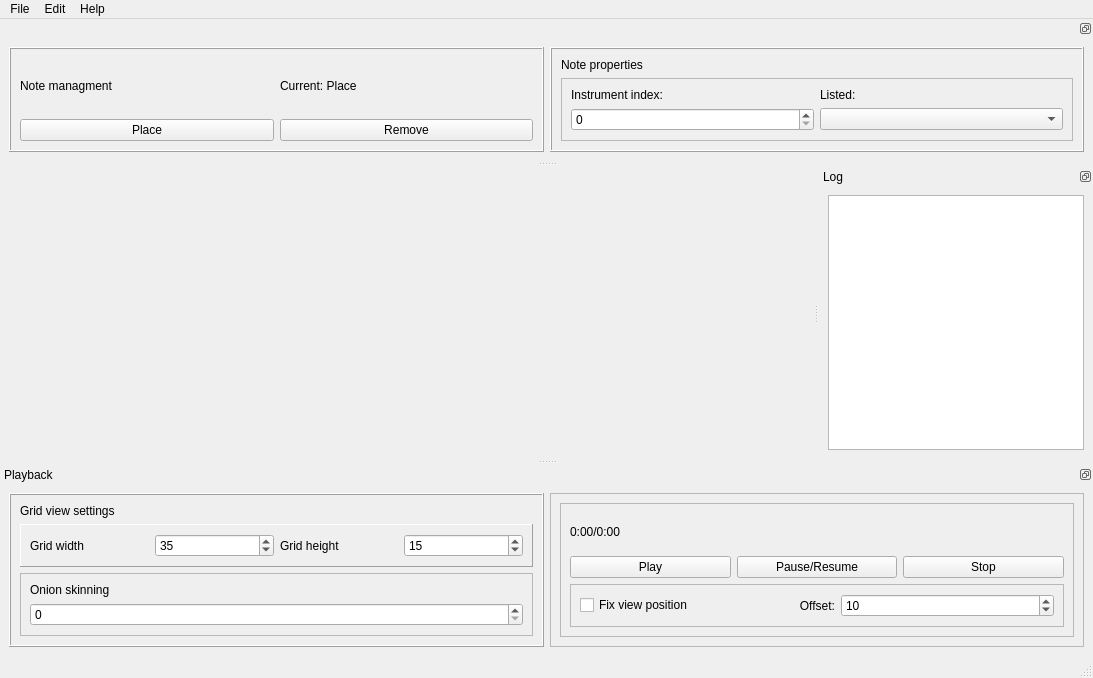
<?xml version="1.0" encoding="UTF-8"?>
<ui version="4.0">
 <class>MainWindow</class>
 <widget class="QMainWindow" name="MainWindow">
  <property name="geometry">
   <rect>
    <x>0</x>
    <y>0</y>
    <width>1093</width>
    <height>678</height>
   </rect>
  </property>
  <property name="windowTitle">
   <string>SimpleMIDI</string>
  </property>
  <property name="windowOpacity">
   <double>1.000000000000000</double>
  </property>
  <property name="tabShape">
   <enum>QTabWidget::Triangular</enum>
  </property>
  <widget class="QWidget" name="centralwidget"/>
  <widget class="QMenuBar" name="menubar">
   <property name="geometry">
    <rect>
     <x>0</x>
     <y>0</y>
     <width>1093</width>
     <height>21</height>
    </rect>
   </property>
   <widget class="QMenu" name="menuFile">
    <property name="title">
     <string>File</string>
    </property>
    <addaction name="actionNew"/>
    <addaction name="separator"/>
    <addaction name="actionOpen"/>
    <addaction name="actionSave"/>
    <addaction name="separator"/>
    <addaction name="actionExportToMIDI"/>
   </widget>
   <widget class="QMenu" name="menuEdit">
    <property name="title">
     <string>Edit</string>
    </property>
    <addaction name="actionPreferences"/>
   </widget>
   <widget class="QMenu" name="menuHelp">
    <property name="title">
     <string>Help</string>
    </property>
    <addaction name="actionAbout"/>
   </widget>
   <addaction name="menuFile"/>
   <addaction name="menuEdit"/>
   <addaction name="menuHelp"/>
  </widget>
  <widget class="QStatusBar" name="statusbar"/>
  <widget class="QDockWidget" name="dockRight">
   <property name="features">
    <set>QDockWidget::DockWidgetFloatable|QDockWidget::DockWidgetMovable</set>
   </property>
   <property name="windowTitle">
    <string>Log</string>
   </property>
   <attribute name="dockWidgetArea">
    <number>2</number>
   </attribute>
   <widget class="QWidget" name="dockWidgetContents_3">
    <layout class="QVBoxLayout" name="verticalLayout">
     <item>
      <widget class="QTextBrowser" name="Log"/>
     </item>
    </layout>
   </widget>
  </widget>
  <widget class="QDockWidget" name="dockLower">
   <property name="baseSize">
    <size>
     <width>1264</width>
     <height>400</height>
    </size>
   </property>
   <property name="floating">
    <bool>false</bool>
   </property>
   <property name="features">
    <set>QDockWidget::DockWidgetFloatable|QDockWidget::DockWidgetMovable</set>
   </property>
   <property name="windowTitle">
    <string>Playback</string>
   </property>
   <attribute name="dockWidgetArea">
    <number>8</number>
   </attribute>
   <widget class="QWidget" name="dockWidgetContents_4">
    <layout class="QHBoxLayout" name="horizontalLayout_2">
     <item>
      <widget class="QFrame" name="frame">
       <property name="frameShape">
        <enum>QFrame::Box</enum>
       </property>
       <property name="frameShadow">
        <enum>QFrame::Raised</enum>
       </property>
       <layout class="QGridLayout" name="gridLayout">
        <item row="1" column="0">
         <widget class="QFrame" name="GridSize">
          <property name="frameShape">
           <enum>QFrame::Panel</enum>
          </property>
          <property name="frameShadow">
           <enum>QFrame::Raised</enum>
          </property>
          <layout class="QHBoxLayout" name="horizontalLayout">
           <item>
            <widget class="QLabel" name="label">
             <property name="text">
              <string>Grid width</string>
             </property>
            </widget>
           </item>
           <item>
            <widget class="QSpinBox" name="GridWidthSetSpinbox">
             <property name="minimum">
              <number>1</number>
             </property>
             <property name="value">
              <number>35</number>
             </property>
            </widget>
           </item>
           <item>
            <widget class="QLabel" name="label_2">
             <property name="text">
              <string>Grid height</string>
             </property>
            </widget>
           </item>
           <item>
            <widget class="QSpinBox" name="GridHeightSetSpinbox">
             <property name="minimum">
              <number>1</number>
             </property>
             <property name="value">
              <number>15</number>
             </property>
            </widget>
           </item>
          </layout>
         </widget>
        </item>
        <item row="0" column="0">
         <widget class="QLabel" name="label_3">
          <property name="text">
           <string>Grid view settings</string>
          </property>
         </widget>
        </item>
        <item row="2" column="0">
         <widget class="QFrame" name="frame_6">
          <property name="frameShape">
           <enum>QFrame::StyledPanel</enum>
          </property>
          <property name="frameShadow">
           <enum>QFrame::Raised</enum>
          </property>
          <layout class="QVBoxLayout" name="verticalLayout_5">
           <item>
            <widget class="QLabel" name="label_8">
             <property name="text">
              <string>Onion skinning</string>
             </property>
            </widget>
           </item>
           <item>
            <widget class="QSpinBox" name="OnionSkinSpinBox">
             <property name="maximum">
              <number>1000</number>
             </property>
            </widget>
           </item>
          </layout>
         </widget>
        </item>
       </layout>
      </widget>
     </item>
     <item>
      <widget class="QFrame" name="frame_2">
       <property name="frameShape">
        <enum>QFrame::StyledPanel</enum>
       </property>
       <property name="frameShadow">
        <enum>QFrame::Raised</enum>
       </property>
       <layout class="QVBoxLayout" name="verticalLayout_2">
        <item>
         <widget class="QFrame" name="frame_3">
          <property name="frameShape">
           <enum>QFrame::StyledPanel</enum>
          </property>
          <property name="frameShadow">
           <enum>QFrame::Raised</enum>
          </property>
          <layout class="QVBoxLayout" name="verticalLayout_3">
           <item>
            <widget class="QLabel" name="Time">
             <property name="text">
              <string>0:00/0:00</string>
             </property>
            </widget>
           </item>
           <item>
            <layout class="QHBoxLayout" name="horizontalLayout_3">
             <item>
              <widget class="QPushButton" name="PlayButton">
               <property name="text">
                <string>Play</string>
               </property>
               <property name="shortcut">
                <string>Ctrl+S</string>
               </property>
               <property name="checkable">
                <bool>false</bool>
               </property>
              </widget>
             </item>
             <item>
              <widget class="QPushButton" name="PauseButton">
               <property name="text">
                <string>Pause/Resume</string>
               </property>
              </widget>
             </item>
             <item>
              <widget class="QPushButton" name="StopButton">
               <property name="text">
                <string>Stop</string>
               </property>
              </widget>
             </item>
            </layout>
           </item>
           <item>
            <widget class="QFrame" name="frame_7">
             <property name="frameShape">
              <enum>QFrame::StyledPanel</enum>
             </property>
             <property name="frameShadow">
              <enum>QFrame::Raised</enum>
             </property>
             <layout class="QHBoxLayout" name="horizontalLayout_4">
              <item>
               <widget class="QCheckBox" name="FixCamPosCheckBox">
                <property name="text">
                 <string>Fix view position</string>
                </property>
                <property name="checked">
                 <bool>false</bool>
                </property>
               </widget>
              </item>
              <item>
               <widget class="QLabel" name="label_9">
                <property name="sizePolicy">
                 <sizepolicy hsizetype="Maximum" vsizetype="Preferred">
                  <horstretch>0</horstretch>
                  <verstretch>0</verstretch>
                 </sizepolicy>
                </property>
                <property name="text">
                 <string>Offset:</string>
                </property>
                <property name="alignment">
                 <set>Qt::AlignRight|Qt::AlignTrailing|Qt::AlignVCenter</set>
                </property>
               </widget>
              </item>
              <item>
               <widget class="QSpinBox" name="CamFixPosOffsetSpinBox">
                <property name="maximum">
                 <number>1000</number>
                </property>
                <property name="value">
                 <number>10</number>
                </property>
               </widget>
              </item>
             </layout>
            </widget>
           </item>
          </layout>
         </widget>
        </item>
       </layout>
      </widget>
     </item>
    </layout>
   </widget>
  </widget>
  <widget class="QDockWidget" name="dockUpper">
   <property name="features">
    <set>QDockWidget::DockWidgetFloatable|QDockWidget::DockWidgetMovable</set>
   </property>
   <attribute name="dockWidgetArea">
    <number>4</number>
   </attribute>
   <widget class="QWidget" name="dockWidgetContents_5">
    <layout class="QGridLayout" name="gridLayout_2">
     <item row="0" column="0">
      <widget class="QFrame" name="ToolDock">
       <property name="autoFillBackground">
        <bool>true</bool>
       </property>
       <property name="frameShape">
        <enum>QFrame::Box</enum>
       </property>
       <property name="frameShadow">
        <enum>QFrame::Raised</enum>
       </property>
       <layout class="QGridLayout" name="gridLayout_3">
        <property name="sizeConstraint">
         <enum>QLayout::SetDefaultConstraint</enum>
        </property>
        <property name="rightMargin">
         <number>9</number>
        </property>
        <item row="1" column="0">
         <widget class="QPushButton" name="PlaceModeButton">
          <property name="text">
           <string>Place</string>
          </property>
         </widget>
        </item>
        <item row="1" column="1">
         <widget class="QPushButton" name="RemoveModeButton">
          <property name="text">
           <string>Remove</string>
          </property>
         </widget>
        </item>
        <item row="0" column="0">
         <widget class="QLabel" name="label_4">
          <property name="text">
           <string>Note managment</string>
          </property>
         </widget>
        </item>
        <item row="0" column="1">
         <widget class="QLabel" name="CurrentModeLabel">
          <property name="text">
           <string>Current: Place</string>
          </property>
         </widget>
        </item>
       </layout>
      </widget>
     </item>
     <item row="0" column="1">
      <widget class="QFrame" name="frame_4">
       <property name="frameShape">
        <enum>QFrame::Box</enum>
       </property>
       <property name="frameShadow">
        <enum>QFrame::Raised</enum>
       </property>
       <layout class="QVBoxLayout" name="verticalLayout_4">
        <item>
         <widget class="QLabel" name="label_5">
          <property name="text">
           <string>Note properties</string>
          </property>
         </widget>
        </item>
        <item>
         <widget class="QFrame" name="frame_5">
          <property name="frameShape">
           <enum>QFrame::StyledPanel</enum>
          </property>
          <property name="frameShadow">
           <enum>QFrame::Raised</enum>
          </property>
          <layout class="QGridLayout" name="gridLayout_4">
           <item row="0" column="0">
            <widget class="QLabel" name="label_6">
             <property name="text">
              <string>Instrument index:</string>
             </property>
            </widget>
           </item>
           <item row="1" column="0">
            <widget class="QSpinBox" name="InstrumentIndexSpinBox">
             <property name="maximum">
              <number>1000</number>
             </property>
            </widget>
           </item>
           <item row="1" column="1">
            <widget class="QComboBox" name="InstrumentChoiceBox"/>
           </item>
           <item row="0" column="1">
            <widget class="QLabel" name="label_7">
             <property name="text">
              <string>Listed:</string>
             </property>
            </widget>
           </item>
          </layout>
         </widget>
        </item>
       </layout>
      </widget>
     </item>
    </layout>
   </widget>
  </widget>
  <action name="actionNew">
   <property name="text">
    <string>New</string>
   </property>
  </action>
  <action name="actionOpen">
   <property name="text">
    <string>Open</string>
   </property>
  </action>
  <action name="actionPreferences">
   <property name="text">
    <string>Preferences</string>
   </property>
  </action>
  <action name="actionQuit">
   <property name="checkable">
    <bool>true</bool>
   </property>
   <property name="checked">
    <bool>false</bool>
   </property>
   <property name="enabled">
    <bool>true</bool>
   </property>
   <property name="text">
    <string>Quit</string>
   </property>
   <property name="shortcut">
    <string>Ctrl+Q</string>
   </property>
  </action>
  <action name="actionAbout">
   <property name="text">
    <string>About</string>
   </property>
  </action>
  <action name="actionSave">
   <property name="text">
    <string>Save</string>
   </property>
  </action>
  <action name="actionExportToMIDI">
   <property name="text">
    <string>ExportToMIDI</string>
   </property>
  </action>
 </widget>
 <resources/>
 <connections/>
</ui>
